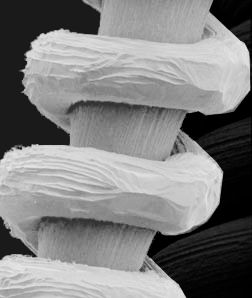
#> input picture DIP Lab/Projects/Dip Lab Final CE 44/filament.tif, 252 x 298 px
$ jupyter execute dip_final.ipynb
#> lines starting #> are read from the running program, lines starting #| are printed output that depends on the picture; after the words box and inside, x2 and y2 are one past the last pixel; in counts of white or black regions, pixels touching at a corner belong together
[cell 1]
import numpy as np
import matplotlib.pyplot as plt
import pandas as pd
import cv2

[cell 2]
img = cv2.imread("filament.tif", 0)
#> img is the input picture: shape (298, 252); min 0, max 231, mean 128.1

[cell 3]
def histogram(img):

    hist = np.zeros(256, dtype=int)
    for i in range(img.shape[0]):
        for j in range(img.shape[1]):
            pixel_val = img[i, j]
            hist[pixel_val] += 1
    return hist

def pdf(hist, total_pixels):


    return hist / total_pixels

def cdf(pdf_arr):
    return np.cumsum(pdf_arr)

def histogram_equalization(img):
    hist = histogram(img)
    total_pixels = img.shape[0] * img.shape[1]
    pdf_arr = pdf(hist, total_pixels)


    cdf_arr = cdf(pdf_arr)
    cdf_normalized = np.floor(cdf_arr * 255).astype(np.uint8)


    enhanced_img = cdf_normalized[img]

    return enhanced_img
def laplacian_enhancement(img):
    lap_filter = np.array([[-1, -1, -1],
                           [-1, 8, -1],
                           [-1, -1, -1]])
    padded_img = np.pad(img, pad_width=1, mode='constant', constant_values=0)
    new_img = np.zeros_like(img, np.float64)
    for i in range(1, img.shape[0]-1):
        for j in range(1, img.shape[1]-1):
            window = padded_img[i-1:i+2, j-1:j+2]
            new_img[i-1, j-1] = np.sum(window * lap_filter)
    return new_img

[cell 4]
threshold = 50
dark_mask = img < threshold
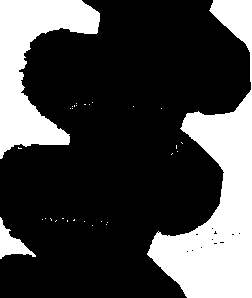
#> dark_mask: shape (298, 252) bool; 27.5% white; 31 white regions (28 under 20 px), largest, box (x1, y1, x2, y2) and area: (147, 0, 252, 298) 12718, (0, 0, 100, 159) 7304, (0, 217, 36, 259) 585


img2 =histogram_equalization(img)
#> after the loop in histogram, `for i in range(img.shape[0]):`: hist = 256 values, max 7762 at index 26, min 0 at index 117, mean 293.3
#> in histogram_equalization, `pdf_arr = pdf(hist, total_pixels)`: pdf_arr = 256 values, max 0.103 at index 26, min 0 at index 117, mean 0.00391
#> in histogram_equalization, `cdf_arr = cdf(pdf_arr)`: cdf_arr = 256 values from 0.0359 to 1
#> in histogram_equalization, `cdf_normalized = np.floor(cdf_arr * 255).astype(np.uint8)`: cdf_normalized = 256 values from 9 to 254
lap_img = laplacian_enhancement(img2)
#> in laplacian_enhancement, `padded_img = np.pad(img, pad_width=1, mode='constant', constant_values..`:
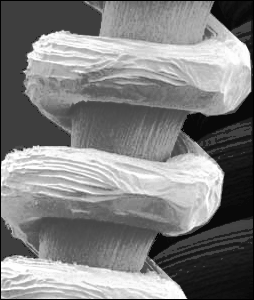
#> padded_img: shape (300, 254); min 0, max 254, mean 128.2
#> after the loop in laplacian_enhancement, `for i in range(1, img.shape[0]-1):`:
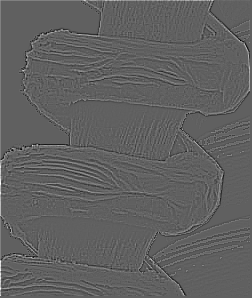
#> new_img: shape (298, 252) float64; min -574, max 940, mean 2.3; drawn with min black and max white


sharpened_img = np.clip(img + lap_img, 0, 255).astype(np.uint8)
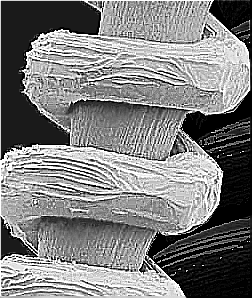
#> sharpened_img: shape (298, 252); min 0, max 255, mean 126.9


final_img = img.copy()
final_img[dark_mask] = img2[dark_mask]
final_img[dark_mask] = np.clip(final_img[dark_mask].astype(int) + lap_img[dark_mask].astype(int), 0, 255)
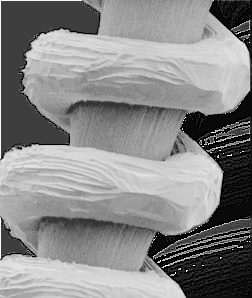
#> final_img: shape (298, 252); min 0, max 255, mean 136.2


final_img = final_img.astype(np.uint8)


plt.figure(figsize=(12,6))
plt.subplot(1,2,1)
plt.title('Original Image')
plt.imshow(img, cmap='gray')


plt.subplot(1,2,2)
plt.title('Enhanced Image')
plt.imshow(final_img, cmap='gray')

plt.show()

[cell 5]
def band_pass(image, l, u):
    mask = np.zeros(image.shape[:2], dtype=np.uint8)

    for i in range(image.shape[0]):
        for j in range(image.shape[1]):
            pixel = image[i, j]
            if all(l <= pixel) and all(pixel <= u):
                mask[i, j] = 255
            else:
                mask[i, j] = 0

    return mask

img = cv2.imread('Fig1.png')
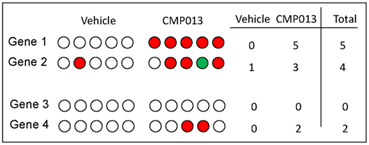
#> input picture DIP Lab/Projects/Dip Lab Final CE 44/Fig1.png, 369 x 145 px
#> img is the input picture: shape (145, 369, 3); mean B, G, R 233, 233.1, 237.2


hsv = cv2.cvtColor(img, cv2.COLOR_BGR2HSV)
#> hsv: shape (145, 369, 3); mean H, S, V 1.1, 5.9, 237.5


l_red = np.array([0, 70, 50])
u_red = np.array([10, 255, 255])


mask = band_pass(hsv, l_red, u_red)
#> after the loop in band_pass, `for i in range(image.shape[0]):`:
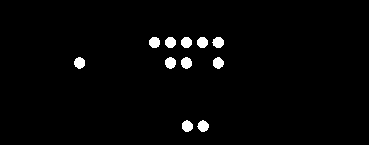
#> mask: shape (145, 369); 2% white; 11 white regions


contours, _ = cv2.findContours(mask, cv2.RETR_EXTERNAL, cv2.CHAIN_APPROX_SIMPLE)
#> contours = 11 contours; largest, box (x1, y1, x2, y2) and area: (181, 57, 192, 69) 86, (165, 57, 176, 69) 86, (197, 120, 209, 132) 86, (182, 120, 193, 132) 86, (74, 57, 85, 69) 85
#print(contours[0])
red_count = 0

print(len(contours))
#| 11
for cnt in contours:
    area = cv2.contourArea(cnt)
    print("area : ",area)

    if area > 50:
        red_count += 1
        M = cv2.moments(cnt)
        print("Moments : ", M)

        if M['m00'] != 0:
            cx = int(M['m10'] / M['m00'])
            cy = int(M['m01'] / M['m00'])

            cv2.circle(img, (cx, cy), 3, (0, 0, 0), -1)
#> this loop made 11 passes
#> (area, cx, cy) on passes 1 to 11: (85.5, 202, 125), (85.5, 186, 125), (83.5, 217, 62), (86, 186, 62), (86, 170, 62), (85, 79, 62), (84, 217, 42), (82, 202, 42), (82, 186, 42), (82, 170, 42), (83, 154, 42)
#> (printed output is left out)
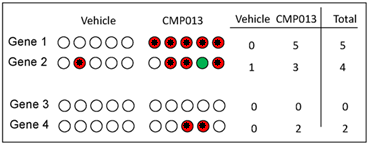
#> img: shape (145, 369, 3); 0.6% of pixels changed, all inside (x1, y1, x2, y2) = (76, 39, 221, 129)
#> after the loop, red_count = 11


print(red_count)

#plt.imshow(img)

cv2.imshow('marked red crcles', img)
cv2.waitKey(0)
cv2.destroyAllWindows()

[cell 6]
cv2.imshow("",final_img)

[cell 7]
import cv2
import numpy as np
import matplotlib.pyplot as plt

def m_red(image):
    original = image.copy()

    hsv = cv2.cvtColor(image, cv2.COLOR_BGR2HSV)

    l_red1 = np.array([0, 70, 50])
    u_red1 = np.array([10, 255, 255])

    red_mask = cv2.inRange(hsv, l_red1, u_red1)

    kernel = np.ones((5, 5), np.uint8)

    contours, _ = cv2.findContours(red_mask, cv2.RETR_EXTERNAL, cv2.CHAIN_APPROX_SIMPLE)

    red_centers = []

    for cnt in contours:
        area = cv2.contourArea(cnt)
        if area > 50:
            points = cnt.reshape(-1, 2)
            cx = int(np.mean(points[:, 0]))
            cy = int(np.mean(points[:, 1]))
            red_centers.append((cx, cy))
            cv2.circle(original, (cx, cy), 2, (0, 0, 0), -1)

    output_rgb = cv2.cvtColor(original, cv2.COLOR_BGR2RGB)


    plt.imshow(output_rgb)
    plt.title(f"Red Circle Count: {len(red_centers)}")
    plt.axis('off')
    plt.show()

    return len(red_centers)


img = cv2.imread("Fig1.png")
count = m_red(img)
#> the loop in m_red, `for cnt in contours:` made 11 passes
#> (area, cx, cy) on passes 1 to 11: (85.5, 202, 125), (85.5, 187, 124), (83.5, 218, 63), (86, 186, 62), (86, 170, 63), (85, 78, 62), (84, 216, 42), (82, 202, 42), (82, 186, 42), (82, 170, 42), (83, 155, 42)
#> after the loop in m_red, `for cnt in contours:`:
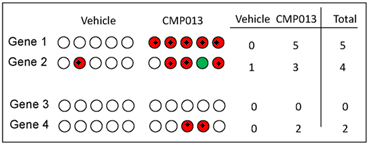
#> original: shape (145, 369, 3); 0.27% of pixels changed, all inside (x1, y1, x2, y2) = (76, 40, 221, 128)
#> after the loop in m_red, `for cnt in contours:`: red_centers = [(202, 125), (187, 124), (218, 63), (186, 62), (170, 63), (78, 62), (216, 42), (202, 42), (186, 42), (170, 42), (155, 42)]
#> count = 11
print(f"Total red circles: {count}")

[cell 8]
import cv2
import numpy as np
import matplotlib.pyplot as plt

def mark_red(image_path):

    image = cv2.imread(image_path)
    original = image.copy()


    hsv = cv2.cvtColor(image, cv2.COLOR_BGR2HSV)


    red_mask = cv2.inRange(image, (0, 0, 255), (0, 0, 255))


    kernel = np.ones((5, 5), np.uint8)
    red_mask = cv2.erode(red_mask, kernel, iterations=1)
    red_mask = cv2.dilate(red_mask, kernel, iterations=2)


    contours, _ = cv2.findContours(red_mask, cv2.RETR_EXTERNAL, cv2.CHAIN_APPROX_SIMPLE)

    red_centers = []
    for cnt in contours:
        area = cv2.contourArea(cnt)
        if area > 50:
            points = cnt.reshape(-1, 2)
            cx = int(np.mean(points[:, 0]))
            cy = int(np.mean(points[:, 1]))
            red_centers.append((cx, cy))
            cv2.circle(original, (cx, cy), 2, (0, 0, 0), -1)

    output_rgb = cv2.cvtColor(original, cv2.COLOR_BGR2RGB)


    plt.imshow(output_rgb)
    plt.title(f"Red Circle Count: {len(red_centers)}")
    plt.axis('off')
    plt.show()

    return len(red_centers)


image_path = "Fig1.png"
count = mark_red(image_path)
#> in mark_red, `red_mask = cv2.inRange(image, (0, 0, 255), (0, 0, 255))`: red_mask: shape (145, 369); 1.3% white; 11 white regions, largest, box (x1, y1, x2, y2) and area: (150, 38, 159, 47) 65, (214, 38, 223, 47) 65, (166, 38, 175, 47) 64
#> in mark_red, `red_mask = cv2.erode(red_mask, kernel, iterations=1)`: red_mask: shape (145, 369); 0.19% white in thin lines or dots, all inside (x1, y1, x2, y2) = (78, 41, 220, 128)
#> in mark_red, `red_mask = cv2.dilate(red_mask, kernel, iterations=2)`: red_mask: shape (145, 369); 2.7% white; 11 white regions
#> in mark_red, `contours, _ = cv2.findContours(red_mask, cv2.RETR_EXTERNAL, cv2.CHAIN_..`: contours = 11 contours; largest, box (x1, y1, x2, y2) and area: (197, 120, 209, 132) 118, (212, 37, 224, 48) 109, (196, 37, 208, 48) 109, (180, 37, 192, 48) 109, (165, 37, 177, 48) 109
#> the loop in mark_red, `for cnt in contours:` made 11 passes
#> (area, cx, cy) on passes 1 to 11: (117.5, 202, 125), (108.5, 187, 124), (108.5, 218, 63), (108, 186, 62), (108, 170, 62), (108.5, 78, 63), (109, 216, 42), (109, 200, 42), (109, 184, 42), (109, 172, 42), (109, 156, 42)
#> after the loop in mark_red, `for cnt in contours:`:
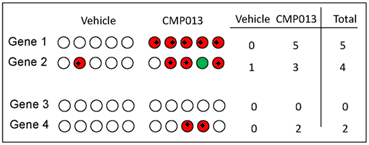
#> original: shape (145, 369, 3); 0.27% of pixels changed, all inside (x1, y1, x2, y2) = (76, 40, 221, 128)
#> after the loop in mark_red, `for cnt in contours:`: red_centers = [(202, 125), (187, 124), (218, 63), (186, 62), (170, 62), (78, 63), (216, 42), (200, 42), (184, 42), (172, 42), (156, 42)]
print(f"Total red circles: {count}")
